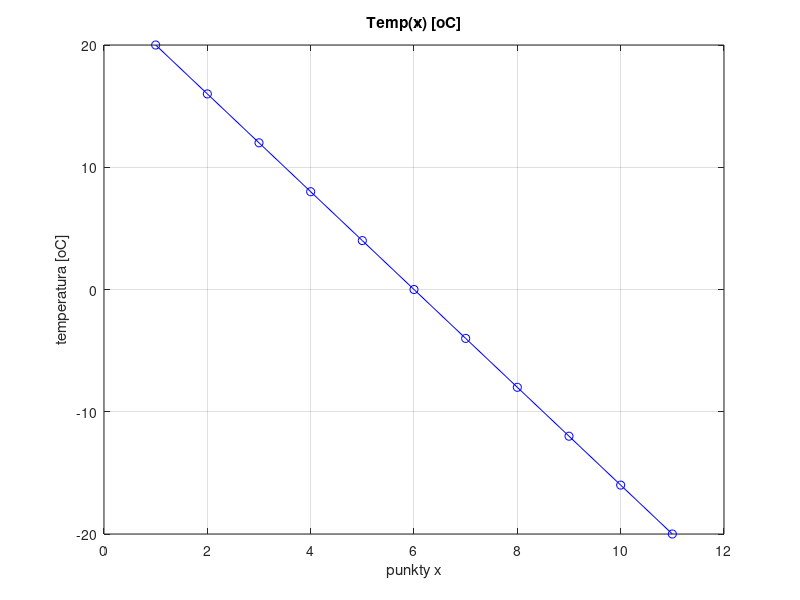

This chart was generated by the following MATLAB code:

% PDE_pret.m
clear all; close all;

N=9; Tp=20; Tk=-20;
D = diag( -2*ones(N,1),0 ) + diag(ones(N-1,1),1) + diag(ones(N-1,1),-1);
b = zeros(N,1); b(1) = -Tp; b(N) = -Tk;
D, pause
b, pause

T = D \ b;
plot([Tp; T; Tk],'bo-');
xlabel('punkty x'); ylabel('temperatura [oC]'); title('Temp(x) [oC]'); grid;
